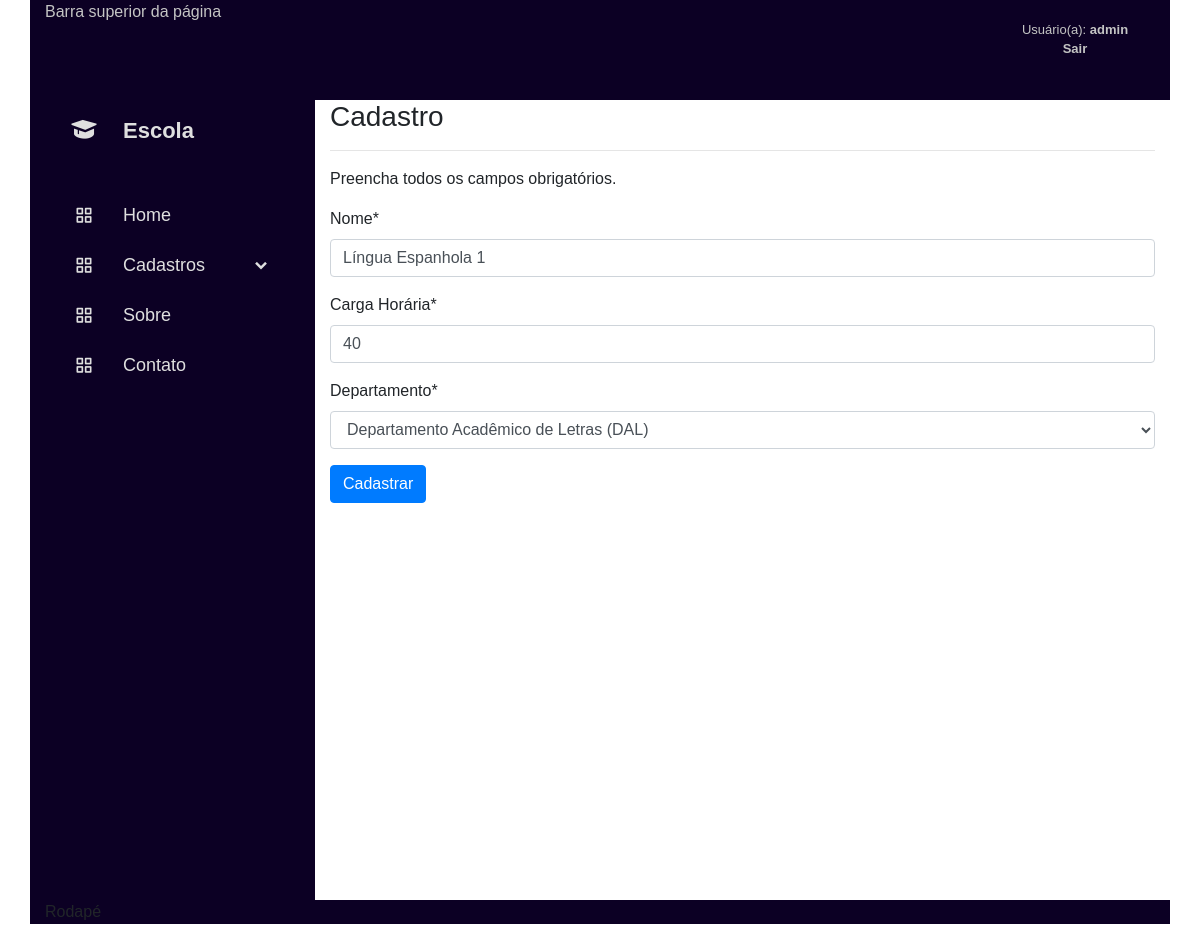
/editar/disciplina/2/ (signed in), run on the app's committed database.
### cadastros/models.py (models this page shows, shortened)
class Disciplina(models.Model):
    nome = models.CharField(max_length=100)
    cargaHoraria = models.IntegerField(verbose_name='Carga Horária')
    departamento = models.ForeignKey(Departamento, on_delete=models.PROTECT)

class Departamento(models.Model):
    nome = models.CharField(max_length=100)
    sigla = models.CharField(max_length=5)
    def __str__(self):
        return "{} ({})".format(self.nome, self.sigla)

### cadastros/views.py (the view)
class DisciplinaUpdate(LoginRequiredMixin, UpdateView):
    model = Disciplina
    fields = ['nome', 'cargaHoraria', 'departamento']
    template_name = 'cadastros/form.html'
    success_url = reverse_lazy('listar-disciplina')
    login_url = reverse_lazy('login')

### cadastros/templates/cadastros/form.html (shortened to what this page needs)
{% extends 'paginas/template.html' %}
{% load static %}
{% load crispy_forms_tags %}
{% block conteudo %}
<h3>Cadastro</h3>
<hr>
<p>Preencha todos os campos obrigatórios.</p>
<form action="" method="POST">
    {{ form|crispy }}
    <button type="submit" class="btn btn-primary">
        Cadastrar
    </button>
</form>
{% endblock %}

### paginas/templates/paginas/template.html (shortened to what this page needs)
{% load static %}
<!DOCTYPE html>
<html lang="pt-br">
<head>
    <link href='https://unpkg.com/boxicons@2.1.4/css/boxicons.min.css' rel='stylesheet'>
    <link rel="stylesheet" href="{% static 'css/style.css' %}">
    <link rel="stylesheet" href="https://cdn.jsdelivr.net/npm/bootstrap@4.6.2/dist/css/bootstrap.min.css">
</head>
<body>
    <div class="container">
        <div class="row">
            <div class="col-md-10 col-lg-10 superior">
                Barra superior da página
            </div>
            <div class="col-md-2 col-lg-2 superior">
                <div class="loginlogout">
                    {% if request.user.is_authenticated %}
                    <p class="textologin"><br>
                        Usuário(a):
                        <strong>{{ user }}
                        <br>
                        <a href="{% url 'logout' %}">
                            Sair
                        </a>
                        </strong>
                    </p>
                    {% endif %}
                </div>
            </div>
        </div>
        <div class="row">
            <div class="col-md-3 col-lg-3 sidebar">
                {% block menu %}
                <a href="#" class="logo-box">
                    <i class='bx bxs-graduation'></i>
                    <div class="logo-name">Escola</div>
                </a>
                <ul class="sidebar-list">
                    <li>
                        <div class="title">
                            <a href="{% url 'inicio' %}" class="link">
                                <i class="bx bx-grid-alt"></i>
                                <span class="name">Home</span>
                            </a>
                        </div>
                    </li>
                    {% if request.user.is_authenticated %}
                    <li class="dropdown">
                        <div class="title">
                            <a href="#" class="link">
                                <i class="bx bx-grid-alt"></i>
                                <span class="name">Cadastros</span>
                            </a>
                            <i class="bx bxs-chevron-down"></i>
                        </div>
                    </li>
                    {% endif %}
                    <li>
                        <div class="title">
                            <a href="{% url 'sobre' %}" class="link">
                                <i class="bx bx-grid-alt"></i>
                                <span class="name">Sobre</span>
                            </a>
                        </div>
                    </li>
                    <li>
                        <div class="title">
                            <a href="{% url 'contato' %}" class="link">
                                <i class="bx bx-grid-alt"></i>
                                <span class="name">Contato</span>
                            </a>
                        </div>
                    </li>
                </ul>
                {% endblock %}
            </div>
            <div class="col-md-9 col-lg-9 conteudo">
                {% block conteudo %}{% endblock %}
            </div>
        </div>
        <div class="row">
            <div class="col-md-12 col-lg-12 rodape">
                Rodapé
            </div>
        </div>
    </div>
</body>
</html>

### static/css/style.css (style rules this page uses)
* { font-family: sans-serif; margin: 0; padding: 0; box-sizing: border-box; list-style: none; text-decoration: none; }
:root { --color_Blue: #3f93f1; --color_Dark1: rgb(12, 0, 36); --color_Dark2: #0a145e; --color_Light1: #dfdfdf; --color_Light2: #c4c4c4; }
.sidebar { position: relative; top: 0; left: 0; width: 280; background-color: var(--color_Dark1); transition: all .5s ease; z-index: 100; }
.sidebar a { text-decoration: none; }
.logo-box { height: 60px; width: 100%; display: flex; align-items: center; color: var(--color_Light1); transition: all .5s ease; }
.logo-box i { font-size: 30px; height: 50px; min-width: 78px; text-align: center; line-height: 50px; transition: all .5s ease; }
.logo-name { font-size: 22px; font-weight: 600; }
.sidebar-list { height: 100%; padding: 30px 0 15px 0; overflow: auto; }
.sidebar-list li { transition: all .5s ease; }
.sidebar-list li .title { display: flex; justify-content: space-between; align-items: center; transition: all .5s ease; cursor: pointer; }
.sidebar-list li .title .link { display: flex; align-items: center; }
.sidebar-list li .title i { height: 50px; min-width: 78px; text-align: center; line-height: 50px; color: var(--color_Light1); font-size: 20px; }
.sidebar-list li .title .name { font-size: 18px; font-weight: 400; color: var(--color_Light1); }
body { background-color: rgb(225, 225, 225); }
.superior { background-color: var(--color_Dark1); height: 100px; color: var(--color_Light2); }
.textologin { font-size: small; color: var(--color_Light2); text-align: center; }
.textologin a { color: var(--color_Light2); }
.conteudo { background-color: white; min-height: 800px; float: right; }
.rodape { background-color: var(--color_Dark1); clear: both; }

### data on the page
Disciplina: nome "Língua Espanhola 1", cargaHoraria "40", departamento "Departamento Acadêmico de Letras (DAL)"

### other printed values
{{ user }} "admin"
